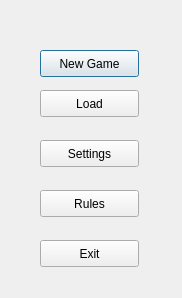
<?xml version="1.0" encoding="UTF-8"?>
<ui version="4.0">
 <class>PrimaryDialog</class>
 <widget class="QDialog" name="PrimaryDialog">
  <property name="geometry">
   <rect>
    <x>0</x>
    <y>0</y>
    <width>182</width>
    <height>298</height>
   </rect>
  </property>
  <property name="windowTitle">
   <string>Dialog</string>
  </property>
  <widget class="QPushButton" name="NewGameButton">
   <property name="geometry">
    <rect>
     <x>40</x>
     <y>50</y>
     <width>99</width>
     <height>27</height>
    </rect>
   </property>
   <property name="text">
    <string>New Game</string>
   </property>
  </widget>
  <widget class="QPushButton" name="LoadButton">
   <property name="geometry">
    <rect>
     <x>40</x>
     <y>90</y>
     <width>99</width>
     <height>27</height>
    </rect>
   </property>
   <property name="text">
    <string>Load</string>
   </property>
  </widget>
  <widget class="QPushButton" name="SettingsButton">
   <property name="geometry">
    <rect>
     <x>40</x>
     <y>140</y>
     <width>99</width>
     <height>27</height>
    </rect>
   </property>
   <property name="text">
    <string>Settings</string>
   </property>
  </widget>
  <widget class="QPushButton" name="RulesButton">
   <property name="geometry">
    <rect>
     <x>40</x>
     <y>190</y>
     <width>99</width>
     <height>27</height>
    </rect>
   </property>
   <property name="text">
    <string>Rules</string>
   </property>
  </widget>
  <widget class="QPushButton" name="ExitButton">
   <property name="geometry">
    <rect>
     <x>40</x>
     <y>240</y>
     <width>99</width>
     <height>27</height>
    </rect>
   </property>
   <property name="text">
    <string>Exit</string>
   </property>
  </widget>
 </widget>
 <resources/>
 <connections>
  <connection>
   <sender>NewGameButton</sender>
   <signal>clicked()</signal>
   <receiver>PrimaryDialog</receiver>
   <slot>hide()</slot>
   <hints>
    <hint type="sourcelabel">
     <x>131</x>
     <y>57</y>
    </hint>
    <hint type="destinationlabel">
     <x>152</x>
     <y>61</y>
    </hint>
   </hints>
  </connection>
  <connection>
   <sender>LoadButton</sender>
   <signal>clicked()</signal>
   <receiver>PrimaryDialog</receiver>
   <slot>hide()</slot>
   <hints>
    <hint type="sourcelabel">
     <x>116</x>
     <y>98</y>
    </hint>
    <hint type="destinationlabel">
     <x>155</x>
     <y>103</y>
    </hint>
   </hints>
  </connection>
  <connection>
   <sender>SettingsButton</sender>
   <signal>clicked()</signal>
   <receiver>PrimaryDialog</receiver>
   <slot>hide()</slot>
   <hints>
    <hint type="sourcelabel">
     <x>126</x>
     <y>156</y>
    </hint>
    <hint type="destinationlabel">
     <x>158</x>
     <y>151</y>
    </hint>
   </hints>
  </connection>
  <connection>
   <sender>RulesButton</sender>
   <signal>clicked()</signal>
   <receiver>PrimaryDialog</receiver>
   <slot>hide()</slot>
   <hints>
    <hint type="sourcelabel">
     <x>120</x>
     <y>205</y>
    </hint>
    <hint type="destinationlabel">
     <x>164</x>
     <y>201</y>
    </hint>
   </hints>
  </connection>
  <connection>
   <sender>ExitButton</sender>
   <signal>clicked()</signal>
   <receiver>PrimaryDialog</receiver>
   <slot>close()</slot>
   <hints>
    <hint type="sourcelabel">
     <x>131</x>
     <y>253</y>
    </hint>
    <hint type="destinationlabel">
     <x>155</x>
     <y>251</y>
    </hint>
   </hints>
  </connection>
 </connections>
</ui>
